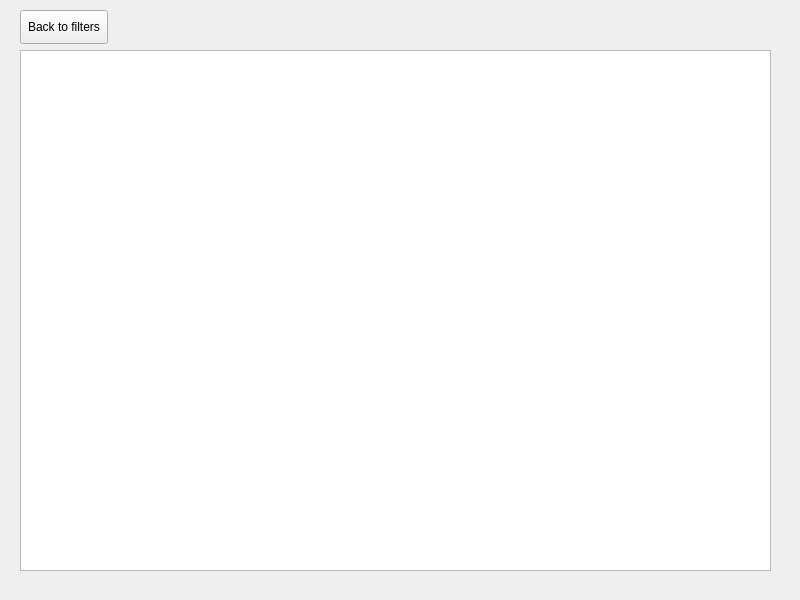
<?xml version="1.0" encoding="UTF-8"?>
<ui version="4.0">
 <class>Result</class>
 <widget class="QWidget" name="Result">
  <property name="geometry">
   <rect>
    <x>0</x>
    <y>0</y>
    <width>800</width>
    <height>600</height>
   </rect>
  </property>
  <property name="minimumSize">
   <size>
    <width>800</width>
    <height>600</height>
   </size>
  </property>
  <property name="maximumSize">
   <size>
    <width>800</width>
    <height>600</height>
   </size>
  </property>
  <property name="windowTitle">
   <string>Music Search System | Result</string>
  </property>
  <widget class="QPushButton" name="pushButton">
   <property name="geometry">
    <rect>
     <x>20</x>
     <y>10</y>
     <width>88</width>
     <height>34</height>
    </rect>
   </property>
   <property name="text">
    <string>Back to filters</string>
   </property>
  </widget>
  <widget class="QTableView" name="tableView">
   <property name="geometry">
    <rect>
     <x>20</x>
     <y>50</y>
     <width>751</width>
     <height>521</height>
    </rect>
   </property>
   <property name="sizeAdjustPolicy">
    <enum>QAbstractScrollArea::AdjustToContents</enum>
   </property>
  </widget>
 </widget>
 <resources/>
 <connections/>
</ui>
